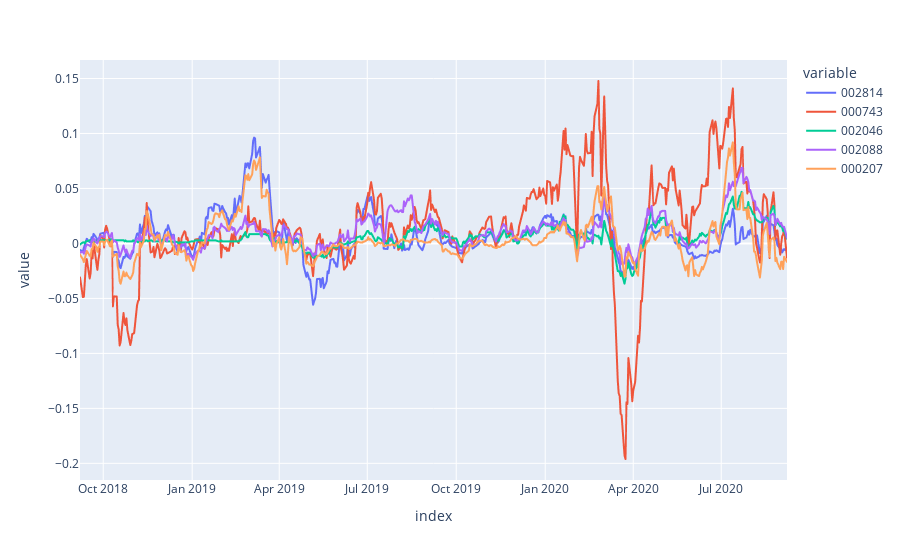

The code cell stored with this chart in its notebook:
### Code cell
cols = np.random.choice(df.columns, 5, replace=False)
df[cols].plot()

### Figure 1 — Plotly figure (JSON) as saved in the notebook; plotly's stock layout.template omitted (floating-point values rounded to 4 significant figures; data arrays with more than 128 entries replaced by an {"elided": "..."} marker saying what was removed)
{"data": [{"hovertemplate": "variable=002814<br>index=%{x}<br>value=%{y}<extra></extra>", "legendgroup": "002814", "line": {"color": "#636efa", "dash": "solid"}, "mode": "lines", "name": "002814", "showlegend": true, "type": "scattergl", "x": {"elided": "522 str values"}, "xaxis": "x", "y": {"elided": "522 float values"}, "yaxis": "y"}, {"hovertemplate": "variable=000743<br>index=%{x}<br>value=%{y}<extra></extra>", "legendgroup": "000743", "line": {"color": "#EF553B", "dash": "solid"}, "mode": "lines", "name": "000743", "showlegend": true, "type": "scattergl", "x": {"elided": "522 str values"}, "xaxis": "x", "y": {"elided": "522 float values"}, "yaxis": "y"}, {"hovertemplate": "variable=002046<br>index=%{x}<br>value=%{y}<extra></extra>", "legendgroup": "002046", "line": {"color": "#00cc96", "dash": "solid"}, "mode": "lines", "name": "002046", "showlegend": true, "type": "scattergl", "x": {"elided": "522 str values"}, "xaxis": "x", "y": {"elided": "522 float values"}, "yaxis": "y"}, {"hovertemplate": "variable=002088<br>index=%{x}<br>value=%{y}<extra></extra>", "legendgroup": "002088", "line": {"color": "#ab63fa", "dash": "solid"}, "mode": "lines", "name": "002088", "showlegend": true, "type": "scattergl", "x": {"elided": "522 str values"}, "xaxis": "x", "y": {"elided": "522 float values"}, "yaxis": "y"}, {"hovertemplate": "variable=000207<br>index=%{x}<br>value=%{y}<extra></extra>", "legendgroup": "000207", "line": {"color": "#FFA15A", "dash": "solid"}, "mode": "lines", "name": "000207", "showlegend": true, "type": "scattergl", "x": {"elided": "522 str values"}, "xaxis": "x", "y": {"elided": "522 float values"}, "yaxis": "y"}], "layout": {"autosize": true, "legend": {"title": {"text": "variable"}, "tracegroupgap": 0}, "margin": {"t": 60}, "xaxis": {"anchor": "y", "autorange": true, "domain": [0, 1], "range": ["2018-09-07", "2020-09-07"], "title": {"text": "index"}, "type": "date"}, "yaxis": {"anchor": "x", "autorange": true, "domain": [0, 1], "range": [-0.2152, 0.1668], "title": {"text": "value"}, "type": "linear"}}}
